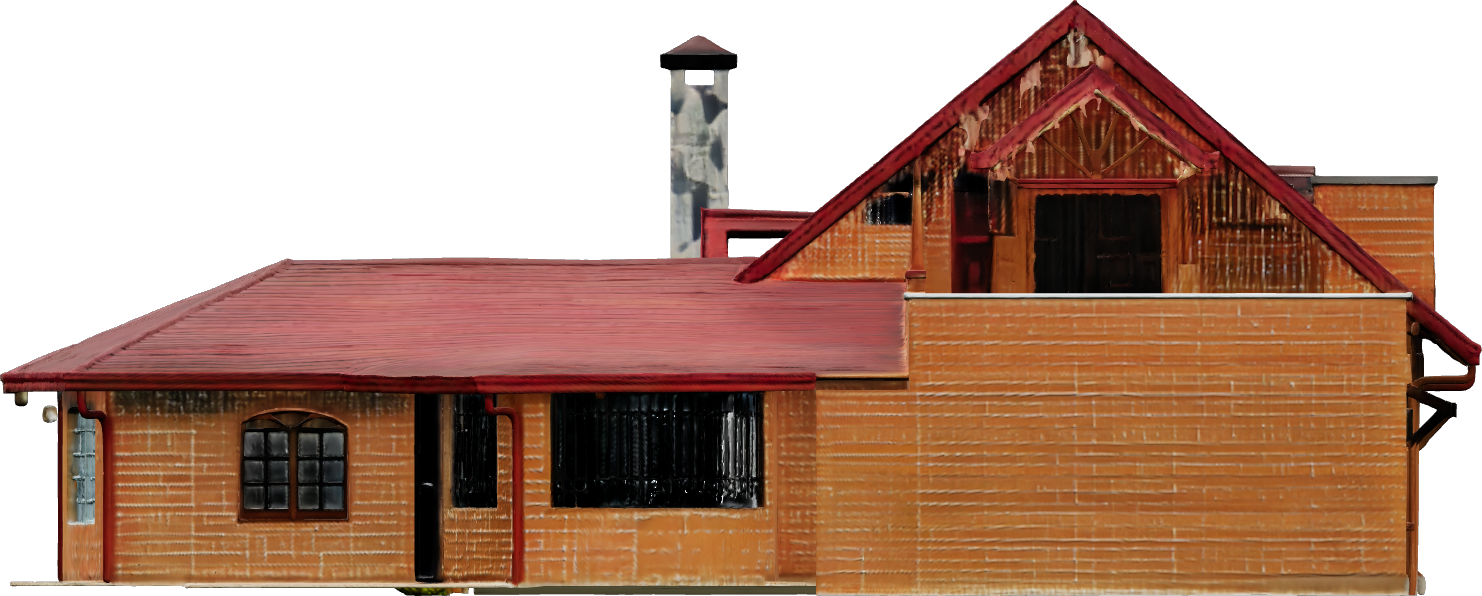
#> input picture projects/project_10/output_photos/orthophotos/base_basic_pbr_back.png, 1482 x 596 px
$ python -i create_orthophotos.py   (imports and definitions only)
#> lines starting #> are read from the running program, lines starting #| are printed output that depends on the picture
#!/usr/bin/env python3
"""Create orthographic GLB face renders for one Phone Mapping project."""

from __future__ import annotations

import argparse
import importlib.util
import json
from pathlib import Path
from types import SimpleNamespace

import trimesh
from PIL import Image, ImageChops


APP_ROOT = Path(__file__).resolve().parents[1]
RENDERER_PATH = APP_ROOT / "python_services" / "orthophotos" / "render_glb_faces.py"
FACES = ["front", "back", "right", "left", "top"]
MODEL_DIMENSIONS_NAME = "glb_model_dimensions.json"


# [26 lines left out: functions load_renderer, build_parser, not called in this run]


def visible_bbox(image: Image.Image) -> tuple[int, int, int, int] | None:
    rgba = image.convert("RGBA")
    alpha = rgba.getchannel("A")

    if alpha.getextrema()[0] < 250:
        return alpha.point(lambda value: 255 if value > 8 else 0).getbbox()

    background = Image.new(rgba.mode, rgba.size, rgba.getpixel((0, 0)))
    difference = ImageChops.difference(rgba, background)
    return difference.getbbox()


def crop_png_to_visible_content(path: Path) -> dict[str, object]:
    with Image.open(path) as source:
#> source is the input picture: PIL image 1482x596 RGBA; mean R, G, B, A 86.4, 51.8, 34.9, 160.3
        rgba = source.convert("RGBA")
        bbox = visible_bbox(rgba)
#> in visible_bbox, `alpha = rgba.getchannel("A")`:
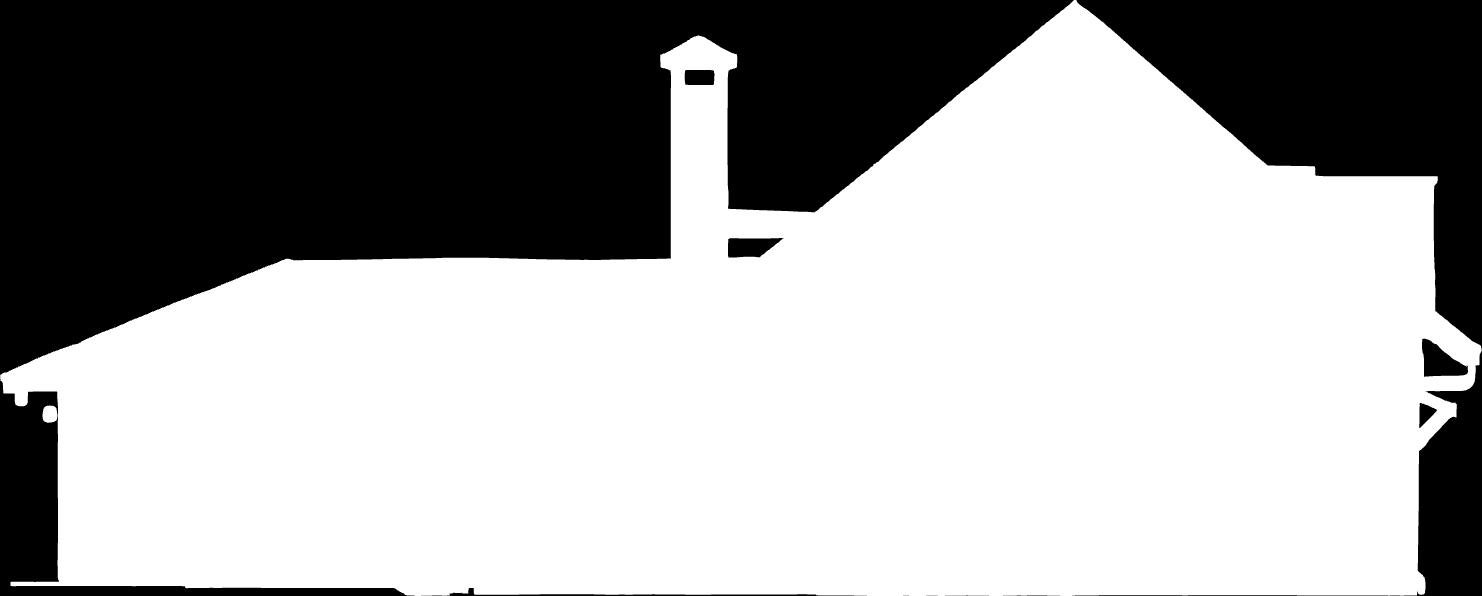
#> alpha: PIL image 1482x596 L; min 0, max 255, mean 160.3
#> bbox = (0, 0, 1482, 596)
        original_size = rgba.size
#> original_size = (1482, 596)

        if bbox is None:
            return {
                "file": str(path),
                "cropped": False,
                "original_size": original_size,
                "new_size": original_size,
                "reason": "no visible content detected",
            }

        cropped = rgba.crop(bbox)
        cropped.save(path, format="PNG")
        return {
            "file": str(path),
            "cropped": cropped.size != original_size,
            "original_size": original_size,
            "new_size": cropped.size,
            "bbox": bbox,
        }


# [22 lines left out: functions crop_rendered_orthophotos, find_face_file, not called in this run]


def image_size(path: Path) -> tuple[int, int]:
    with Image.open(path) as image:
        return image.size


# [172 lines left out: functions resize_png, normalize_orthophoto_dimensions, load_mesh_bounds, write_model_dimensions, main, not called in this run]


# [2 lines not run here, left out]

>>> result = crop_png_to_visible_content('../projects/project_10/output_photos/orthophotos/base_basic_pbr_back.png')
#> result = 5 items

$ run again, on projects/project_10/output_photos/orthophotos/base_basic_pbr_top.png
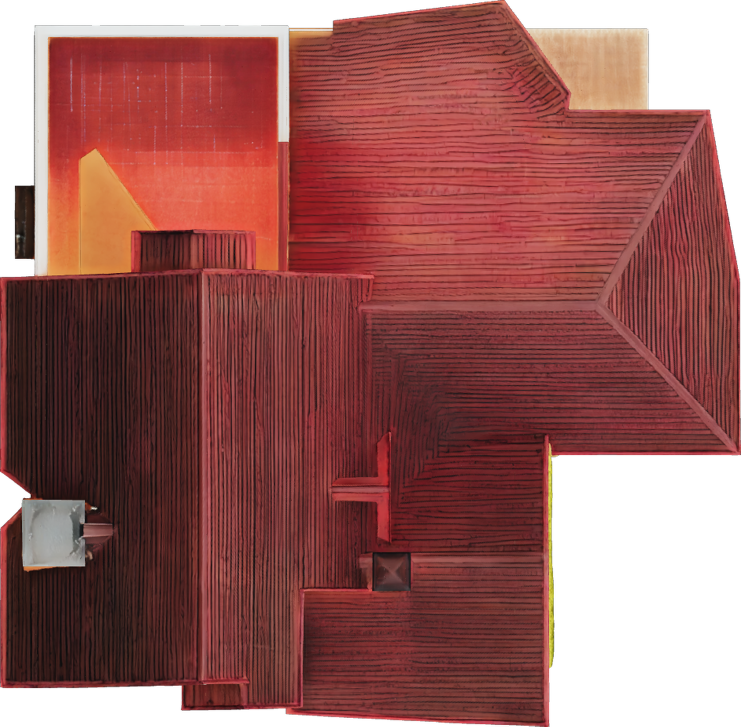
#> input picture projects/project_10/output_photos/orthophotos/base_basic_pbr_top.png, 1482 x 1453 px (shown at 1/2 size)
#> in crop_png_to_visible_content, source is the input picture: PIL image 1482x1453 RGBA; mean R, G, B, A 106.8, 50.8, 47.8, 209
#> in visible_bbox, `alpha = rgba.getchannel("A")`:
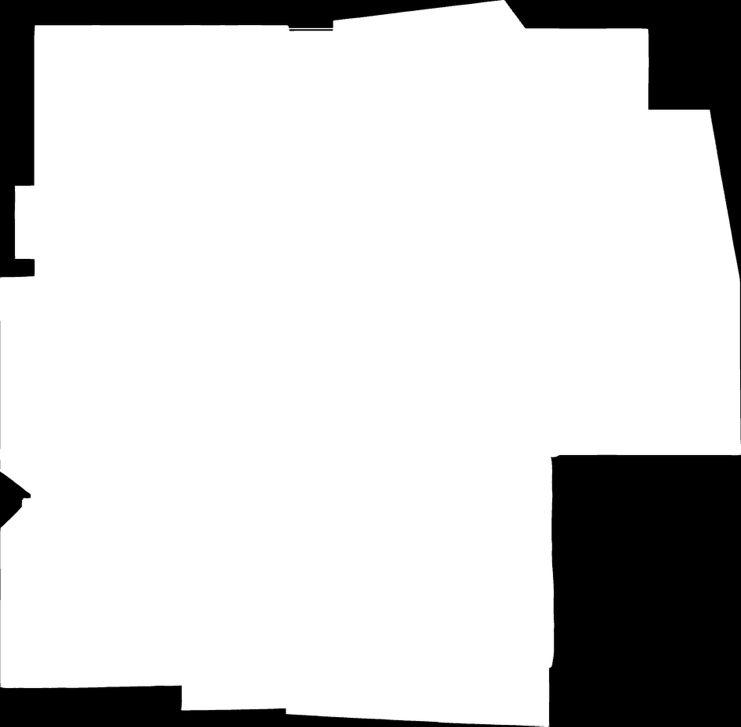
#> alpha: PIL image 1482x1453 L (shown at 1/2 size); min 0, max 255, mean 209
#> bbox = (0, 0, 1482, 1453)
#> result = 5 items

$ run again, on projects/project_10/output_photos/orthophotos/human_scale_front.png
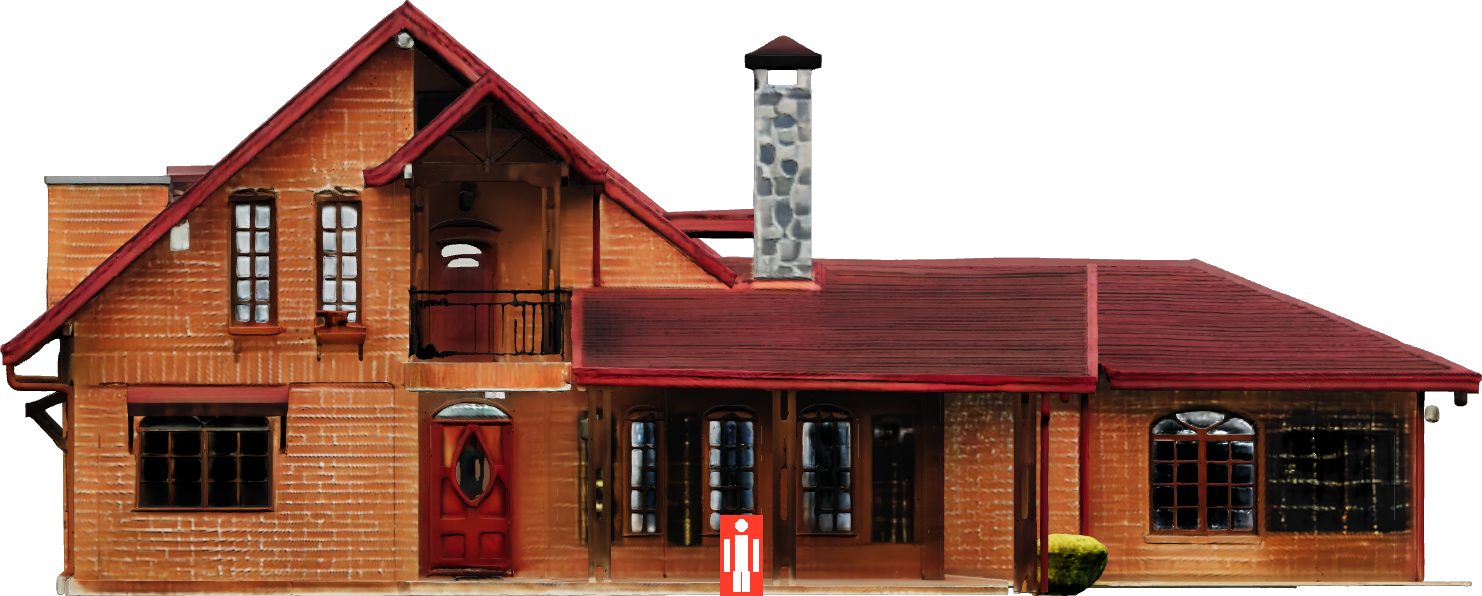
#> input picture projects/project_10/output_photos/orthophotos/human_scale_front.png, 1482 x 596 px
#> in crop_png_to_visible_content, source is the input picture: PIL image 1482x596 RGBA; mean R, G, B, A 72.5, 39.9, 28.7, 160.3
#> in visible_bbox, `alpha = rgba.getchannel("A")`:
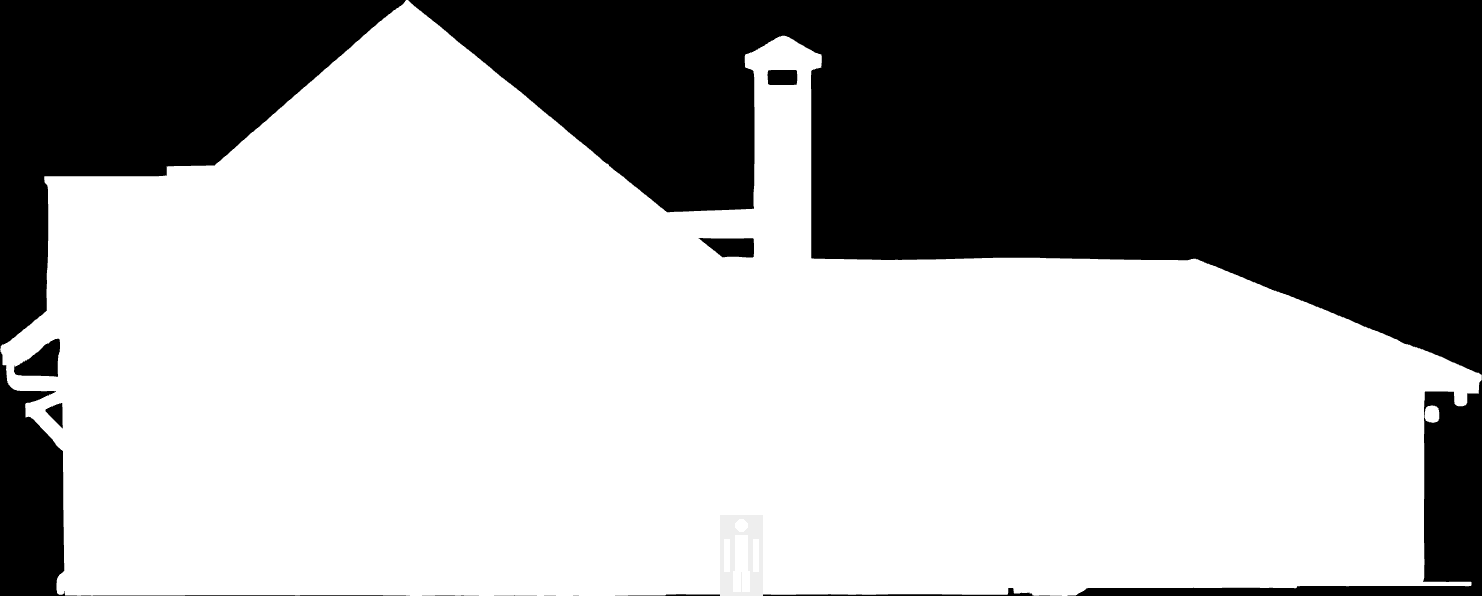
#> alpha: PIL image 1482x596 L; min 0, max 255, mean 160.3
#> bbox = (0, 0, 1482, 596)
#> result = 5 items
